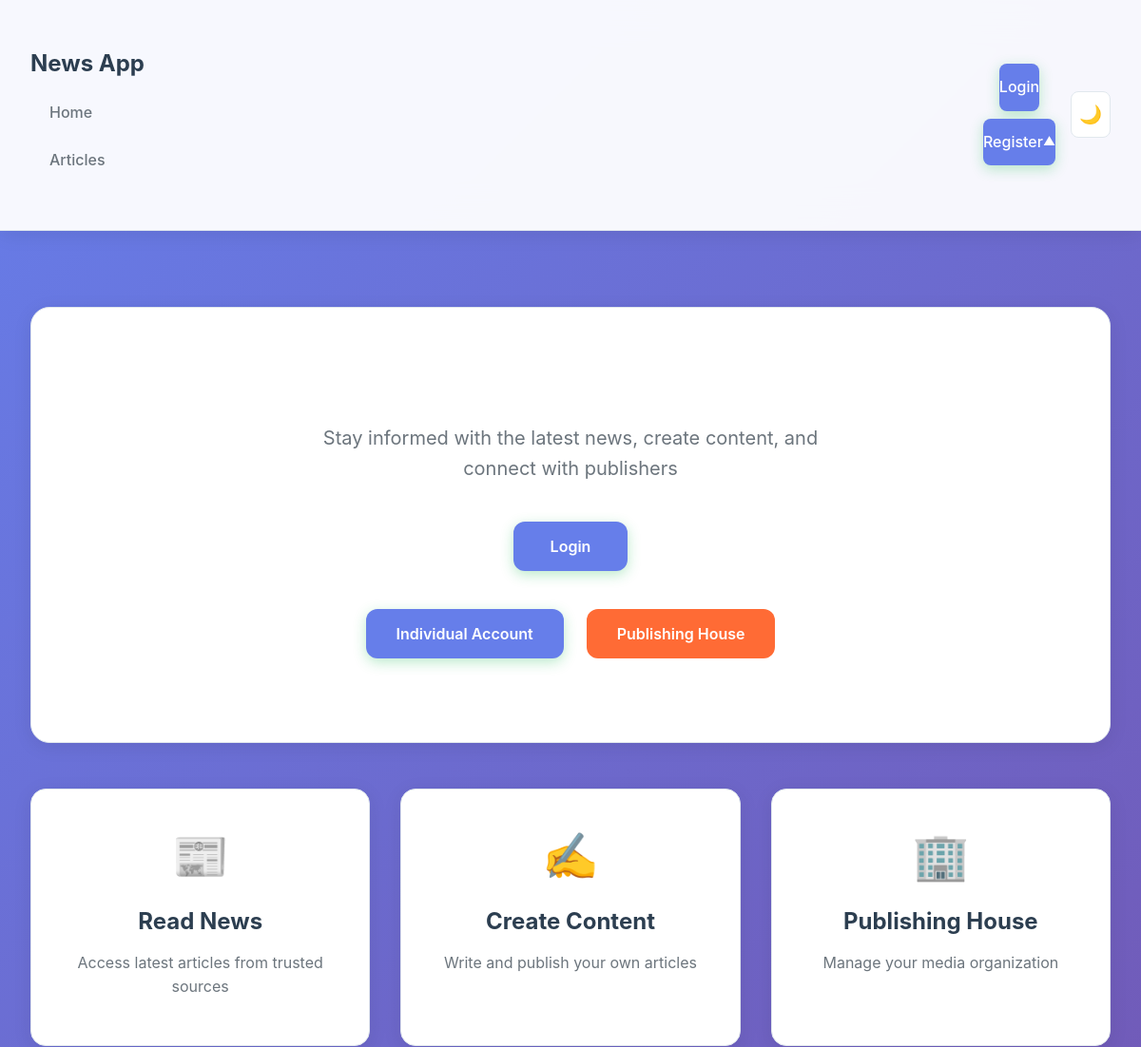
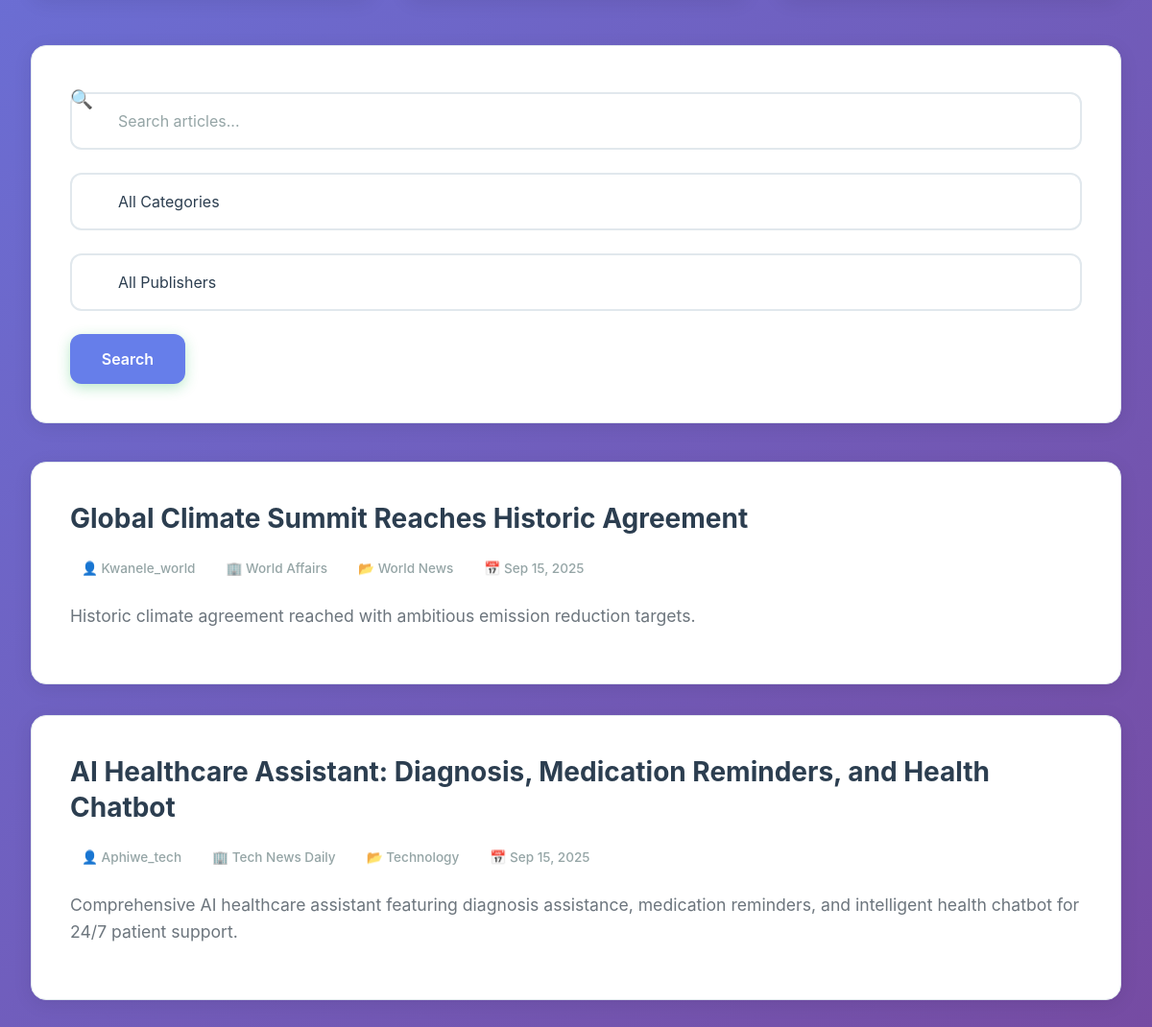
The page / on the database its author committed (2 pictures, top to bottom).
### news/models.py (models this page shows, shortened)
class Article(models.Model):
    STATUS_CHOICES = [
        ('draft', 'Draft'),
        ('pending', 'Pending Approval'),
        ('approved', 'Approved'),
        ('published', 'Published'),
        ('rejected', 'Rejected'),
    ]
    title = models.CharField(max_length=200)
    content = models.TextField()
    summary = models.TextField(max_length=500, blank=True)
    author = models.ForeignKey(
        User,
        on_delete=models.CASCADE,
        related_name='authored_articles',
        limit_choices_to={'role': 'journalist'}
    )
    publisher = models.ForeignKey(
        Publisher,
        on_delete=models.CASCADE,
        related_name='articles',
        null=True,
        blank=True
    )
    category = models.ForeignKey(
        Category,
        on_delete=models.SET_NULL,
        null=True,
        blank=True
    )
    status = models.CharField(
        max_length=20,
        choices=STATUS_CHOICES,
        default='draft'
    )
    is_approved = models.BooleanField(default=False)
    approved_by = models.ForeignKey(
        User,
        on_delete=models.SET_NULL,
        null=True,
        blank=True,
        related_name='approved_articles',
        limit_choices_to={'role': 'editor'}
    )
    approved_at = models.DateTimeField(null=True, blank=True)
    created_at = models.DateTimeField(auto_now_add=True)
    updated_at = models.DateTimeField(auto_now=True)
    published_at = models.DateTimeField(null=True, blank=True)
    class Meta:
        ordering = ['-created_at']

class User(AbstractUser):
    ROLE_CHOICES = [
        ('reader', 'Reader'),
        ('editor', 'Editor'),
        ('journalist', 'Journalist'),
    ]
    role = models.CharField(
        max_length=20,
        choices=ROLE_CHOICES,
        default='reader',
        validators=[MinLengthValidator(3)]
    )
    publisher_subscriptions = models.ManyToManyField(
        'Publisher',
        related_name='subscribers',
        blank=True
    )
    journalist_subscriptions = models.ManyToManyField(
        'self',
        related_name='subscribers',
        blank=True,
        limit_choices_to={'role': 'journalist'}
    )
    independent_articles = models.ManyToManyField(
        'Article',
        related_name='independent_author',
        blank=True
    )
    independent_newsletters = models.ManyToManyField(
        'Newsletter',
        related_name='independent_author',
        blank=True
    )

class Publisher(models.Model):
    name = models.CharField(max_length=100, unique=True)
    description = models.TextField(blank=True)
    website = models.URLField(blank=True)
    created_at = models.DateTimeField(auto_now_add=True)
    editors = models.ManyToManyField(
        User,
        related_name='publisher_editors',
        limit_choices_to={'role': 'editor'}
    )
    journalists = models.ManyToManyField(
        User,
        related_name='publisher_journalists',
        limit_choices_to={'role': 'journalist'}
    )
    class Meta:
        ordering = ['name']

class Category(models.Model):
    name = models.CharField(max_length=50, unique=True)
    description = models.TextField(blank=True)
    class Meta:
        verbose_name_plural = 'categories'
        ordering = ['name']

### news/views.py (the view)
# urls.py: path('', views.home, name='home'),
def home(request):
    articles = Article.objects.filter(
        status='published'
    ).select_related('author', 'publisher', 'category')
    paginator = Paginator(articles, 10)
    page_number = request.GET.get('page')
    page_obj = paginator.get_page(page_number)
    context = {
        'page_obj': page_obj,
        'categories': Category.objects.all(),
        'publishers': Publisher.objects.all(),
    }
    return render(request, 'news/home.html', context)

### news/templates/news/home.html (shortened to what this page needs)
{% extends 'news/base.html' %}
{% block content %}
{% if not user.is_authenticated %}
<div class="welcome-section">
    <h1>Welcome to News App</h1>
    <p>Stay informed with the latest news, create content, and connect with publishers</p>
    <div class="auth-links">
        <a href="{% url 'news:login' %}" class="btn btn-primary">Login</a>
    </div>
    <div class="auth-links" style="margin-top: 1rem;">
        <a href="{% url 'news:register' %}" class="btn btn-success">Individual Account</a>
        <a href="{% url 'news:register_publisher' %}" class="btn" style="background: #ff6b35; color: white;">Publishing House</a>
    </div>
</div>
<div class="feature-highlight">
    <div class="feature-card">
        <span class="feature-icon">📰</span>
        <h3>Read News</h3>
        <p>Access latest articles from trusted sources</p>
    </div>
    <div class="feature-card">
        <span class="feature-icon">✍️</span>
        <h3>Create Content</h3>
        <p>Write and publish your own articles</p>
    </div>
    <div class="feature-card">
        <span class="feature-icon">🏢</span>
        <h3>Publishing House</h3>
        <p>Manage your media organization</p>
    </div>
</div>
{% else %}
<h1>Latest News Articles</h1>
{% endif %}
<div class="search-form">
    <form method="get" action="{% url 'news:search_articles' %}">
        <div class="form-group">
            <input type="text" name="q" class="form-control" placeholder="Search articles..." value="{{ query }}">
        </div>
        <div class="form-group">
            <select name="category" class="form-control">
                <option value="">All Categories</option>
            </select>
        </div>
        <div class="form-group">
            <select name="publisher" class="form-control">
                <option value="">All Publishers</option>
            </select>
        </div>
        <button type="submit" class="btn btn-primary">Search</button>
    </form>
</div>
{% if page_obj %}
    {% for article in page_obj %}
        <div class="article-card">
            <h2 class="article-title">
                <a href="{% url 'news:article_detail' article.pk %}">{{ article.title }}</a>
            </h2>
            <div class="article-meta">
                <span>👤 {{ article.author.username }}</span>
                {% if article.publisher %}
                    <span>🏢 {{ article.publisher.name }}</span>
                {% endif %}
                {% if article.category %}
                    <span>📂 {{ article.category.name }}</span>
                {% endif %}
                <span>📅 {{ article.created_at|date:"M d, Y" }}</span>
            </div>
            {% if article.summary %}
                <p class="article-summary">{{ article.summary }}</p>
            {% endif %}
        </div>
    {% endfor %}
{% else %}
    <p>No articles found.</p>
{% endif %}
{% endblock %}

### news/templates/news/base.html (shortened to what this page needs)
<!DOCTYPE html>
<html lang="en">
<head>
    <link href="https://cdn.jsdelivr.net/npm/bootstrap@5.1.3/dist/css/bootstrap.min.css" rel="stylesheet">
    <link href="https://cdnjs.cloudflare.com/ajax/libs/font-awesome/6.0.0/css/all.min.css" rel="stylesheet">
</head>
<body>
    <nav class="navbar">
        <div class="container">
            <div style="display: flex; justify-content: space-between; align-items: center; width: 100%;">
                <div>
                    <a href="{% url 'news:home' %}" class="navbar-brand">News App</a>
                    <div style="margin-top: 0.5rem;">
                        <a href="{% url 'news:home' %}" class="nav-link" style="margin-right: 1rem;">Home</a>
                        <a href="{% url 'news:article_list' %}" class="nav-link">Articles</a>
                    </div>
                </div>
                <div style="display: flex; align-items: center; gap: 1rem;">
                    <div class="navbar-nav">
                        {% if user.is_authenticated %}
                            {% if user.is_journalist %}
                                <a href="{% url 'news:create_article' %}" class="nav-link">Create Article</a>
                            {% endif %}
                            {% if user.is_editor %}
                                <a href="{% url 'news:article_list' %}?status=pending" class="nav-link">Approve Articles</a>
                            {% endif %}
                            {% if user.is_publisher %}
                                <a href="{% url 'news:publisher_dashboard' %}" class="nav-link">Dashboard</a>
                            {% endif %}
                            <a href="{% url 'news:logout' %}" class="nav-link">Logout</a>
                        {% else %}
                            <a href="{% url 'news:login' %}" class="nav-link btn-primary">Login</a>
                            <div class="dropdown">
                                <a href="#" class="nav-link btn-success" id="register-dropdown">
                                    Register <span style="font-size: 0.8em;">▲</span>
                                </a>
                            </div>
                        {% endif %}
                    </div>
                    <button id="theme-toggle" class="theme-toggle-btn" title="Toggle Dark/Light Mode">
                        <span id="theme-icon">☀️</span>
                    </button>
                </div>
            </div>
        </div>
    </nav>
    <div class="container">
        {% block content %}
        {% endblock %}
    </div>
</body>
</html>

### rows shown on the page
Article: title "Global Climate Summit Reaches Historic Agreement", author.username "Kwanele_world", publisher.name "World Affairs", category.name "World News", created_at "Sep 15, 2025", summary "Historic climate agreement reached with ambitious emission reduction targets."
Article: title "AI Healthcare Assistant: Diagnosis, Medication Reminders, and Health Chatbot", author.username "Aphiwe_tech", publisher.name "Tech News Daily", category.name "Technology", created_at "Sep 15, 2025", summary "Comprehensive AI healthcare assistant featuring diagnosis assistance, medication reminders, and intelligent health chatbot for 24/7 patient support."
